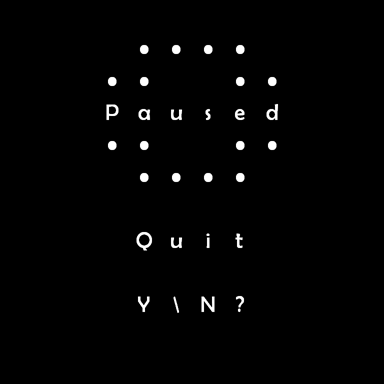

A level layout from a 2D game, rendered from its tile map. Below: a short description, then the map file with tile-grid data replaced by summaries:
An orthogonal 12x12 tile map with 32x32 px tiles, 1 tile layer (Tile Layer 1).

<map version="1.0" tiledversion="1.1.3" orientation="orthogonal" renderorder="right-down" width="12" height="12" tilewidth="32" tileheight="32" infinite="0" nextobjectid="1">
 <tileset firstgid="1" source="font1.tsx" />
 <layer name="Tile Layer 1" width="12" height="12">
  <data>[144 cells, 30 non-empty, 14 distinct tile ids]</data>
 </layer>
</map>
